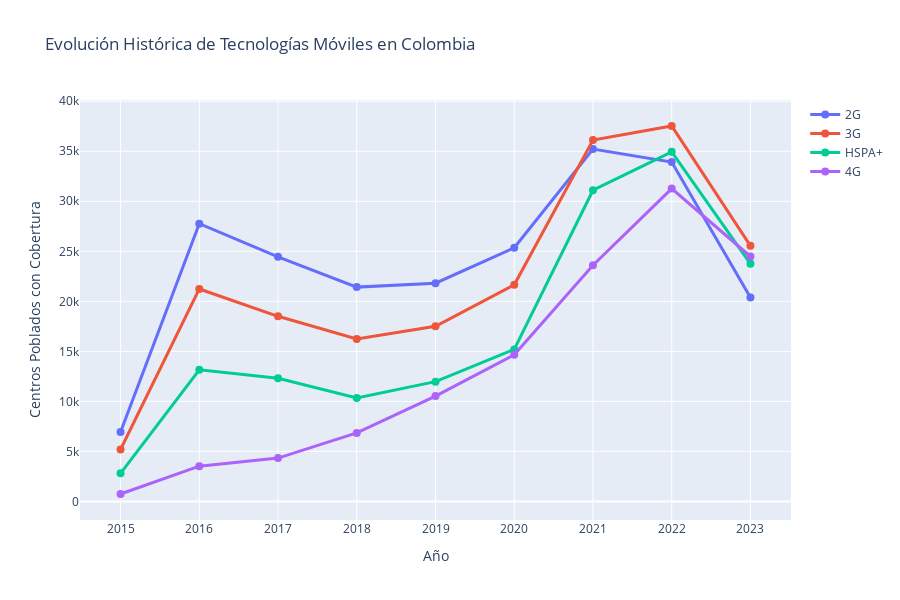

Notebook code for this chart:
### Code cell
df_tech = df_agg.groupby('AÑO')[['Centros_2G', 'Centros_3G', 'Centros_HSPA', 'Centros_4G']].sum().reset_index()

fig = go.Figure()

tecnologias = {
    'Centros_2G': '2G',
    'Centros_3G': '3G', 
    'Centros_HSPA': 'HSPA+',
    'Centros_4G': '4G',
}

for col, name in tecnologias.items():
    fig.add_trace(go.Scatter(
        x=df_tech['AÑO'],
        y=df_tech[col],
        mode='lines+markers',
        name=name,
        line=dict(width=3),
        marker=dict(size=8)
    ))

fig.update_layout(
    title='Evolución Histórica de Tecnologías Móviles en Colombia',
    xaxis_title='Año',
    yaxis_title='Centros Poblados con Cobertura',
    height=600,
    hovermode='x unified'
)

fig.write_html('graficos/evolucion_tecnologias_historica.html')
fig.show()

print("\nEstadísticas por tecnología:")
print(df_tech)

### Figure 1 — Plotly figure (JSON) as saved in the notebook; plotly's stock layout.template omitted (floating-point values rounded to 4 significant figures)
{"data": [{"line": {"width": 3}, "marker": {"size": 8}, "mode": "lines+markers", "name": "2G", "type": "scatter", "x": [2015, 2016, 2017, 2018, 2019, 2020, 2021, 2022, 2023], "y": [6935, 27760, 24443, 21420, 21812, 25351, 35221, 33912, 20377]}, {"line": {"width": 3}, "marker": {"size": 8}, "mode": "lines+markers", "name": "3G", "type": "scatter", "x": [2015, 2016, 2017, 2018, 2019, 2020, 2021, 2022, 2023], "y": [5190, 21236, 18504, 16246, 17512, 21648, 36114, 37522, 25547]}, {"line": {"width": 3}, "marker": {"size": 8}, "mode": "lines+markers", "name": "HSPA+", "type": "scatter", "x": [2015, 2016, 2017, 2018, 2019, 2020, 2021, 2022, 2023], "y": [2810, 13158, 12311, 10350, 11975, 15193, 31104, 34941, 23745]}, {"line": {"width": 3}, "marker": {"size": 8}, "mode": "lines+markers", "name": "4G", "type": "scatter", "x": [2015, 2016, 2017, 2018, 2019, 2020, 2021, 2022, 2023], "y": [745, 3523, 4337, 6850, 10527, 14657, 23606, 31266, 24481]}], "layout": {"height": 600, "hovermode": "x unified", "title": {"text": "Evolución Histórica de Tecnologías Móviles en Colombia"}, "xaxis": {"title": {"text": "Año"}}, "yaxis": {"title": {"text": "Centros Poblados con Cobertura"}}}}
